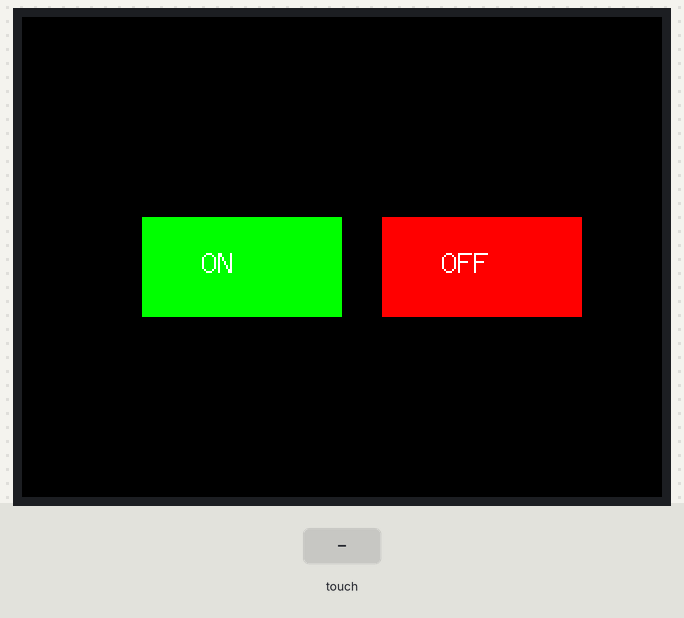
A sketch run on a simulated ESP32. On the bench: 320×240 colour display. The inputs (shaded band) are chosen by the test bench. What the sketch prints to the serial monitor is not drawn.

Above: at 1.4 s.
1.5 s: touch panel pressed at 38 % / 50 % of its raw x / y range
At 2.8 s:
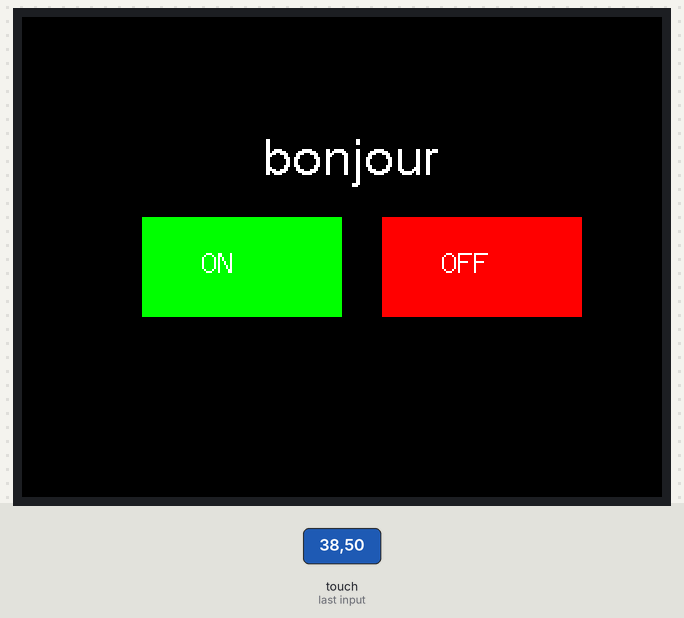
3.1 s: touch panel pressed at 62 % / 50 % of its raw x / y range
At 3.9 s:
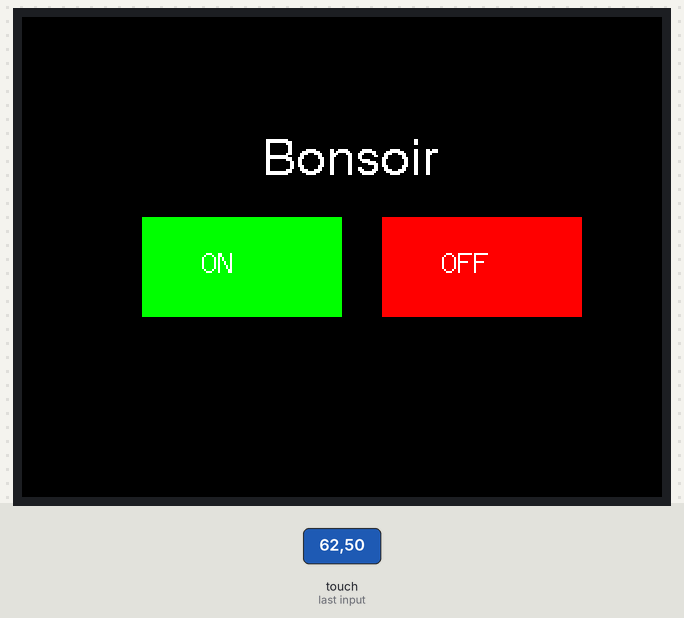
Timing chart, 0 to 6.1 s (numbered marks = the images above; inputs shaded):
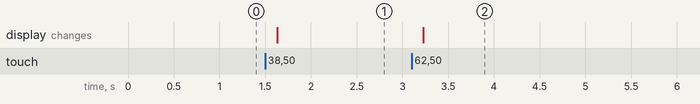

Measured:
- after the input at 1.5 s, the display: changes after 0.13 s (image 1)
- after the input at 3.1 s, the display: changes after 0.12 s (image 2)

The sketch:

testcode_affichage_tactil.ino
```cpp
#include <TFT_eSPI.h>              // Include TFT library (for display)
#include <XPT2046_Touchscreen.h>    // Include touch library

// Define the pin connections for the touch controller (SPI)
#define T_CS    5  // Chip Select for touch controller
#define T_IRQ   34  // Interrupt for detecting touch input
#define T_CLK   18  // Clock signal for SPI (SCK)
#define T_DIN   23  // Data input (MOSI)
#define T_DOUT  19  // Data output (MISO)


// Button coordinates and dimensions
#define BUTTON_WIDTH  100
#define BUTTON_HEIGHT  50
#define BUTTON_ON_X  60    // X position of the "On" button
#define BUTTON_ON_Y  100   // Y position of the "On" button
#define BUTTON_OFF_X  180  // X position of the "Off" button
#define BUTTON_OFF_Y  100  // Y position of the "Off" button

// Initialize the TFT and touchscreen objects
TFT_eSPI tft = TFT_eSPI();         // Create TFT instance
XPT2046_Touchscreen ts(T_CS, T_IRQ);  // Create instance of the touch screen object

// Function to draw the buttons
void drawButtons() {
  // Draw "On" button
  tft.fillRect(BUTTON_ON_X, BUTTON_ON_Y, BUTTON_WIDTH, BUTTON_HEIGHT, TFT_GREEN);
  tft.setTextColor(TFT_WHITE);
  tft.drawString("ON", BUTTON_ON_X + 30, BUTTON_ON_Y + 15, 2); // Centered "ON" text

  // Draw "Off" button
  tft.fillRect(BUTTON_OFF_X, BUTTON_OFF_Y, BUTTON_WIDTH, BUTTON_HEIGHT, TFT_RED);
  tft.setTextColor(TFT_WHITE);
  tft.drawString("OFF", BUTTON_OFF_X + 30, BUTTON_OFF_Y + 15, 2); // Centered "OFF" text
}

// Function to detect if a touch is within a button
bool isTouchedInButton(int touchX, int touchY, int buttonX, int buttonY) {
  return (touchX > buttonX && touchX < buttonX + BUTTON_WIDTH && touchY > buttonY && touchY < buttonY + BUTTON_HEIGHT);
}

void setup() {
  // Start serial communication for debugging
  Serial.begin(115200);
  // Initialize the display
  tft.init();
  tft.setRotation(1);  // Set screen rotation (adjust if necessary)
  tft.fillScreen(TFT_BLACK);

  // Initialize the touch screen SPI interface
  ts.begin();                // Initialize the touch controller
  ts.setRotation(1);         // Set touch screen rotation to match display

  // Print a message to indicate the touch screen is initialized
  Serial.println("Touch screen initialized!");

  // Draw buttons on the screen
  drawButtons();
}

void loop() {
  // Check if the screen is touched
  if (ts.touched()) {
    TS_Point p = ts.getPoint();  // Get the coordinates of the touch point

    if (p.z > 0) {  // Ensure valid touch
      int touchX = p.x;
      int touchY = p.y;
       Serial.print("X = ");
      Serial.print(p.x);
      Serial.print(", Y = ");
      Serial.println(p.y);

      // Map touch coordinates to match display orientation
      touchX = map(p.x, 0, 4095, 0, tft.width());  // Map X from 0-4095 to 0-240 (screen width)
      touchY = map(p.y, 0, 4095, 0, tft.height()); // Map Y from 0-4095 to 0-320 (screen height)

      // Check if "On" button is pressed
      if (isTouchedInButton(touchX, touchY, BUTTON_ON_X, BUTTON_ON_Y)) {
        Serial.println("ON button pressed!");

        // Clear the screen and display "Bonjour"
        tft.fillScreen(TFT_BLACK);
        tft.setTextColor(TFT_WHITE);
        tft.drawString("bonjour", 120, 60, 4);  // Display "Bonjour"

        // Redraw buttons after displaying text
        drawButtons();
      }

      // Check if "Off" button is pressed
      else if (isTouchedInButton(touchX, touchY, BUTTON_OFF_X, BUTTON_OFF_Y)) {
        Serial.println("OFF button pressed!");

        // Clear the screen and display "Bonsoir"
        tft.fillScreen(TFT_BLACK);
        tft.setTextColor(TFT_WHITE);
        tft.drawString("Bonsoir ", 120, 60, 4);  // Display "Bonsoir"

        // Redraw buttons after displaying text
        drawButtons();
      }
    }
  }
  delay(100);
}
```
